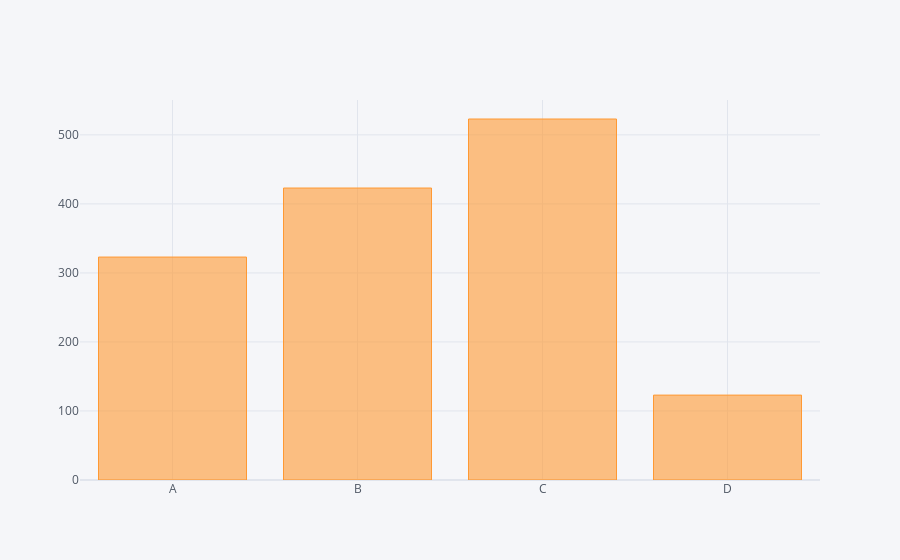

Notebook code cell kept with this figure:
### Code cell
df2.iplot(kind='bar',x='Category',y='Values')

### Figure 1 — Plotly figure (JSON) as saved in the notebook; plotly's stock layout.template omitted (floating-point values rounded to 4 significant figures)
{"data": [{"marker": {"color": "rgba(255, 153, 51, 0.6)", "line": {"color": "rgba(255, 153, 51, 1.0)", "width": 1}}, "name": "Values", "orientation": "v", "text": "", "type": "bar", "x": ["A", "B", "C", "D"], "y": [323, 423, 523, 123]}], "layout": {"legend": {"bgcolor": "#F5F6F9", "font": {"color": "#4D5663"}}, "paper_bgcolor": "#F5F6F9", "plot_bgcolor": "#F5F6F9", "title": {"font": {"color": "#4D5663"}}, "xaxis": {"gridcolor": "#E1E5ED", "showgrid": true, "tickfont": {"color": "#4D5663"}, "title": {"font": {"color": "#4D5663"}, "text": ""}, "zerolinecolor": "#E1E5ED"}, "yaxis": {"gridcolor": "#E1E5ED", "showgrid": true, "tickfont": {"color": "#4D5663"}, "title": {"font": {"color": "#4D5663"}, "text": ""}, "zerolinecolor": "#E1E5ED"}}}
